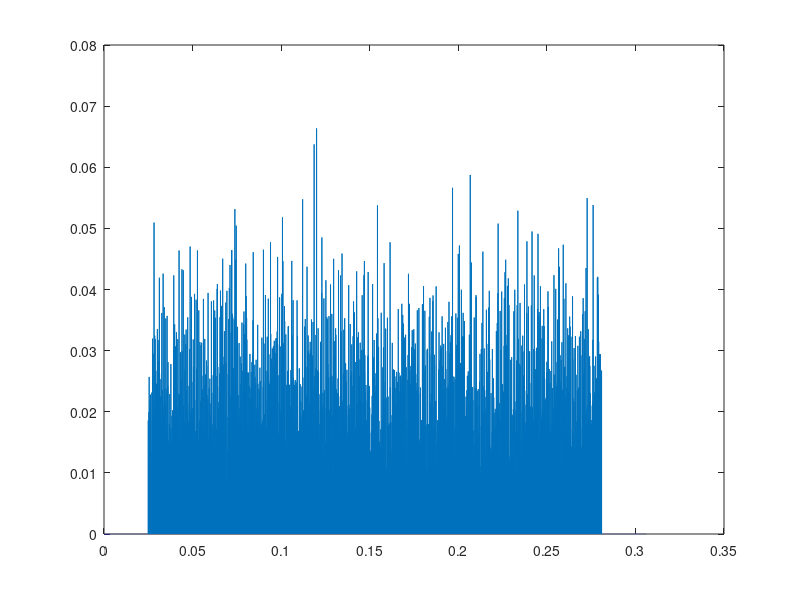

Reproduce this figure in MATLAB. (Note: this script raises an error after producing the figure.)
%Course Project Part 1 task 2
%Author: Katelyn, Faith, Haoze

clear all
close all
% Parameters
M=2048;   %# of subcarriers
N=4;    %Number of OFDM-QPSK SYMBOLS symbols
L=200;    %taps
B=8e3;
fc=24e3;

%QPSK Symbol Map
QPSKmap= [1+1j, -1+1j, -1-1j, 1-1j];
s = zeros(M,1);
y_freq = zeros(M,1);
y=zeros(M+(L-1),1);

Fs=192e3;
Fd=8e3;
beta=0.125;
delay=100;

%Store 4 symbols here
d_original = zeros(M*N,1);

%result symbol
d_result =  zeros(M*N, 1);

%Passband symbols
xPB_syms= zeros(M*N, 1);

%Creates Chirp
   t1=0.05;
   t2=0.2;
   f_0=fc-4000;
   B_ch=B/t1;
   t=[0:(t1*Fs)-1]/Fs;
   f_t=f_0+B_ch*t;
   ch=cos(2*pi*f_t.*t).';
   ch_zp=zeros(t2*Fs, 1);
   chirp=[ch; ch_zp; ch; ch_zp; ch; ch_zp; ch; ch_zp];
 

%**************iteration start*********************
for k=0:N-1
%Generate 1 OFDM SYMBOL
  for j = 1 : M
     randomIndex = randi(length(QPSKmap), 1);
     s(j) = QPSKmap(randomIndex)/sqrt(2);%random choose from QPSK
     d_original(j+k*M) = s(j);
  end
  
  %Inverse FFT
  x=ifft(s);
  
  %Add zp
  tem = zeros(L,1);
  s_cp=[tem; x;tem];

  %upsample
  lambda=Fs/Fd;
  xup=upsample(s_cp, lambda);
  t=[0:length(xup)-1]/Fs;
  figure(), plot(t, abs(xup))

  %Square Root cosine Pulse
   sr_cos=rcosdesign(beta, 2*delay, lambda, 'sqrt');
   xBB1=conv(xup, sr_cos);
   
   %RCos Plot
   t=[0:length(sr_cos)-1]/Fs;         %Time Domain Plot
   figure(), plot(t, abs(sr_cos))
    
   SR_cos=fftshift(fft(sr_cos));        %Freq Domain Plot
   f=[-length(SR_cos)/2:(length(SR_cos))/2-1]*Fs;
   figure(), plot(f, abs(SR_cos))

   %Data Plot
   t=[0:length(xBB1)-1]/Fs;                       %Time Domain Plot
   figure(), plot(t, abs(xBB1))
    
   XBB1=fftshift(fft(xBB1));                     %Freq Domain Plot
   f=[-length(xBB1)/2:(length(xBB1))/2-1]/length(xBB1)*Fs;
   figure(), plot(f, abs(XBB1))
  
   %Passband
   Ts=1/B;
   ts=Ts/lambda;
   n=[0:length(xBB1)-1].';
   xPB=real(exp(1j*2*pi*fc*n*ts).*xBB1);
   len_pb=length(xPB);
   xPB_syms(1+k*len_pb:k*len_pb+len_pb)=xPB(1:len_pb);
    
   %Convert Signal back to baseband
   n=[0:length(xPB)-1].';
   xBB_i=xPB.*sin(2*pi*fc*n*ts)*2;
   xBB_r=xPB.*cos(2*pi*fc*n*ts)*2;
   xBB2=xBB_r-1i*xBB_i;

   XBB2=fftshift(fft(xBB2));                     %Freq Domain Plot
   f=[-length(xBB2)/2:(length(xBB2))/2-1]/length(xBB2)*Fs;
   figure(), plot(f, abs(XBB2))

   %Match Filter
   xOUF=conv(xBB2, sr_cos);

   XOUF=fftshift(fft(xOUF));                     %Freq Domain Plot
   f=[-length(xOUF)/2:(length(xOUF))/2-1]/length(xOUF)*Fs;
   figure(), plot(f, abs(XOUF))
   %Down Sample
   xBBd=xOUF(((2*delay+L)*lambda)+1:lambda:end-delay*lambda);

   %fft to convert symbols back into frequency domain
    for ii = 1:M
         sum = 0;
         for kk = 1: M+L
             sum = sum + xBBd(kk) .* exp(-1j*2*pi*(kk-1)*(ii-1)/M);
         end
         y_freq(ii) = sum;
    end
   
   d_result(1+k*M:k*M+M) = y_freq(1:M);
end
    
   %Add Chirp to OFDM Symbol
   xPB_ch=[chirp; xPB_syms; chirp];
   
   %Plot of chirp spectrogram
   Nfft=4096;
   figure(), spectrogram(xPB_ch, Nfft, Nfft*3/4, Nfft, Fs, 'yaxis' )
   colormap jet
   set(gca, 'Fontsize', 12, 'FontWeight', 'bold')
   title('Transmission Spectrogram')
%***********iteration end***************************
%decide if bits are 1 or 0
